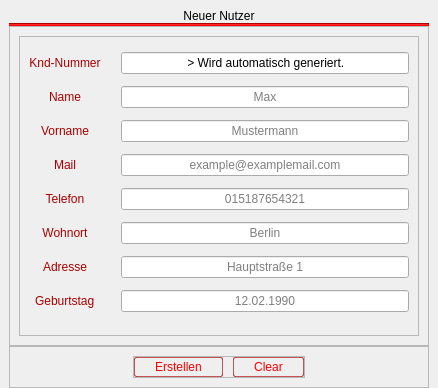
            <widget class="QWidget" name="newUserView">
             <layout class="QVBoxLayout" name="verticalLayout_15">
              <property name="spacing">
               <number>0</number>
              </property>
              <property name="leftMargin">
               <number>9</number>
              </property>
              <property name="topMargin">
               <number>9</number>
              </property>
              <property name="rightMargin">
               <number>9</number>
              </property>
              <property name="bottomMargin">
               <number>0</number>
              </property>
              <item alignment="Qt::AlignTop">
               <widget class="QLabel" name="label_13">
                <property name="styleSheet">
                 <string notr="true">QLabel{
	font: 26pt &quot;Ethnocentric&quot;;
}</string>
                </property>
                <property name="text">
                 <string>Neuer Nutzer</string>
                </property>
                <property name="alignment">
                 <set>Qt::AlignCenter</set>
                </property>
               </widget>
              </item>
              <item>
               <widget class="Line" name="line_3">
                <property name="styleSheet">
                 <string notr="true">background-color: rgb(255, 0, 0);</string>
                </property>
                <property name="orientation">
                 <enum>Qt::Horizontal</enum>
                </property>
               </widget>
              </item>
              <item>
               <widget class="QFrame" name="frame_35">
                <property name="frameShape">
                 <enum>QFrame::StyledPanel</enum>
                </property>
                <property name="frameShadow">
                 <enum>QFrame::Raised</enum>
                </property>
                <layout class="QVBoxLayout" name="verticalLayout_32">
                 <item alignment="Qt::AlignHCenter">
                  <widget class="QFrame" name="frame_13">
                   <property name="sizePolicy">
                    <sizepolicy hsizetype="Expanding" vsizetype="Expanding">
                     <horstretch>0</horstretch>
                     <verstretch>0</verstretch>
                    </sizepolicy>
                   </property>
                   <property name="minimumSize">
                    <size>
                     <width>400</width>
                     <height>300</height>
                    </size>
                   </property>
                   <property name="maximumSize">
                    <size>
                     <width>400</width>
                     <height>300</height>
                    </size>
                   </property>
                   <property name="styleSheet">
                    <string notr="true">QLabel{
	font: 12px &quot;Ethnocentric&quot;;
	color: rgb(170, 0, 0);
}</string>
                   </property>
                   <property name="frameShape">
                    <enum>QFrame::StyledPanel</enum>
                   </property>
                   <property name="frameShadow">
                    <enum>QFrame::Raised</enum>
                   </property>
                   <layout class="QGridLayout" name="gridLayout_2">
                    <property name="horizontalSpacing">
                     <number>20</number>
                    </property>
                    <item row="6" column="1">
                     <widget class="QLineEdit" name="newuserAdressInput">
                      <property name="sizePolicy">
                       <sizepolicy hsizetype="Expanding" vsizetype="Fixed">
                        <horstretch>0</horstretch>
                        <verstretch>0</verstretch>
                       </sizepolicy>
                      </property>
                      <property name="focusPolicy">
                       <enum>Qt::ClickFocus</enum>
                      </property>
                      <property name="maxLength">
                       <number>50</number>
                      </property>
                      <property name="alignment">
                       <set>Qt::AlignCenter</set>
                      </property>
                      <property name="placeholderText">
                       <string>Hauptstraße 1</string>
                      </property>
                     </widget>
                    </item>
                    <item row="7" column="0" alignment="Qt::AlignHCenter">
                     <widget class="QLabel" name="label_24">
                      <property name="text">
                       <string>Geburtstag</string>
                      </property>
                     </widget>
                    </item>
                    <item row="0" column="0">
                     <widget class="QLabel" name="label_17">
                      <property name="text">
                       <string>Knd-Nummer</string>
                      </property>
                      <property name="alignment">
                       <set>Qt::AlignCenter</set>
                      </property>
                     </widget>
                    </item>
                    <item row="6" column="0">
                     <widget class="QLabel" name="label_23">
                      <property name="text">
                       <string>Adresse</string>
                      </property>
                      <property name="alignment">
                       <set>Qt::AlignCenter</set>
                      </property>
                     </widget>
                    </item>
                    <item row="4" column="0">
                     <widget class="QLabel" name="label_21">
                      <property name="text">
                       <string>Telefon</string>
                      </property>
                      <property name="alignment">
                       <set>Qt::AlignCenter</set>
                      </property>
                     </widget>
                    </item>
                    <item row="1" column="1">
                     <widget class="QLineEdit" name="newuserLastNameInput">
                      <property name="sizePolicy">
                       <sizepolicy hsizetype="Expanding" vsizetype="Fixed">
                        <horstretch>0</horstretch>
                        <verstretch>0</verstretch>
                       </sizepolicy>
                      </property>
                      <property name="focusPolicy">
                       <enum>Qt::ClickFocus</enum>
                      </property>
                      <property name="maxLength">
                       <number>20</number>
                      </property>
                      <property name="alignment">
                       <set>Qt::AlignCenter</set>
                      </property>
                      <property name="placeholderText">
                       <string>Max</string>
                      </property>
                     </widget>
                    </item>
                    <item row="4" column="1">
                     <widget class="QLineEdit" name="newuserPhoneInput">
                      <property name="sizePolicy">
                       <sizepolicy hsizetype="Expanding" vsizetype="Fixed">
                        <horstretch>0</horstretch>
                        <verstretch>0</verstretch>
                       </sizepolicy>
                      </property>
                      <property name="focusPolicy">
                       <enum>Qt::ClickFocus</enum>
                      </property>
                      <property name="inputMethodHints">
                       <set>Qt::ImhDigitsOnly</set>
                      </property>
                      <property name="maxLength">
                       <number>15</number>
                      </property>
                      <property name="alignment">
                       <set>Qt::AlignCenter</set>
                      </property>
                      <property name="placeholderText">
                       <string>015187654321</string>
                      </property>
                     </widget>
                    </item>
                    <item row="0" column="1">
                     <widget class="QLineEdit" name="newuserKndNumInput">
                      <property name="sizePolicy">
                       <sizepolicy hsizetype="Expanding" vsizetype="Fixed">
                        <horstretch>0</horstretch>
                        <verstretch>0</verstretch>
                       </sizepolicy>
                      </property>
                      <property name="focusPolicy">
                       <enum>Qt::ClickFocus</enum>
                      </property>
                      <property name="text">
                       <string> &gt; Wird automatisch generiert.</string>
                      </property>
                      <property name="alignment">
                       <set>Qt::AlignCenter</set>
                      </property>
                      <property name="readOnly">
                       <bool>true</bool>
                      </property>
                     </widget>
                    </item>
                    <item row="2" column="1">
                     <widget class="QLineEdit" name="newuserNameInput">
                      <property name="focusPolicy">
                       <enum>Qt::ClickFocus</enum>
                      </property>
                      <property name="maxLength">
                       <number>20</number>
                      </property>
                      <property name="alignment">
                       <set>Qt::AlignCenter</set>
                      </property>
                      <property name="placeholderText">
                       <string>Mustermann</string>
                      </property>
                     </widget>
                    </item>
                    <item row="7" column="1">
                     <widget class="QLineEdit" name="newuserBirthdayInput">
                      <property name="focusPolicy">
                       <enum>Qt::ClickFocus</enum>
                      </property>
                      <property name="alignment">
                       <set>Qt::AlignCenter</set>
                      </property>
                      <property name="placeholderText">
                       <string>12.02.1990</string>
                      </property>
                     </widget>
                    </item>
                    <item row="5" column="0">
                     <widget class="QLabel" name="label_22">
                      <property name="text">
                       <string>Wohnort</string>
                      </property>
                      <property name="alignment">
                       <set>Qt::AlignCenter</set>
                      </property>
                     </widget>
                    </item>
                    <item row="3" column="0">
                     <widget class="QLabel" name="label_19">
                      <property name="text">
                       <string>Mail</string>
                      </property>
                      <property name="alignment">
                       <set>Qt::AlignCenter</set>
                      </property>
                     </widget>
                    </item>
                    <item row="1" column="0">
                     <widget class="QLabel" name="label_15">
                      <property name="text">
                       <string>Name</string>
                      </property>
                      <property name="alignment">
                       <set>Qt::AlignCenter</set>
                      </property>
                     </widget>
                    </item>
                    <item row="5" column="1">
                     <widget class="QLineEdit" name="newuserCityInput">
                      <property name="sizePolicy">
                       <sizepolicy hsizetype="Expanding" vsizetype="Fixed">
                        <horstretch>0</horstretch>
                        <verstretch>0</verstretch>
                       </sizepolicy>
                      </property>
                      <property name="focusPolicy">
                       <enum>Qt::ClickFocus</enum>
                      </property>
                      <property name="maxLength">
                       <number>30</number>
                      </property>
                      <property name="alignment">
                       <set>Qt::AlignCenter</set>
                      </property>
                      <property name="placeholderText">
                       <string>Berlin</string>
                      </property>
                     </widget>
                    </item>
                    <item row="3" column="1">
                     <widget class="QLineEdit" name="newuserMailInput">
                      <property name="sizePolicy">
                       <sizepolicy hsizetype="Expanding" vsizetype="Fixed">
                        <horstretch>0</horstretch>
                        <verstretch>0</verstretch>
                       </sizepolicy>
                      </property>
                      <property name="focusPolicy">
                       <enum>Qt::ClickFocus</enum>
                      </property>
                      <property name="maxLength">
                       <number>35</number>
                      </property>
                      <property name="alignment">
                       <set>Qt::AlignCenter</set>
                      </property>
                      <property name="placeholderText">
                       <string>example@examplemail.com</string>
                      </property>
                     </widget>
                    </item>
                    <item row="2" column="0">
                     <widget class="QLabel" name="label_40">
                      <property name="text">
                       <string>Vorname</string>
                      </property>
                      <property name="alignment">
                       <set>Qt::AlignCenter</set>
                      </property>
                     </widget>
                    </item>
                   </layout>
                  </widget>
                 </item>
                </layout>
               </widget>
              </item>
              <item>
               <widget class="QFrame" name="frame_16">
                <property name="frameShape">
                 <enum>QFrame::StyledPanel</enum>
                </property>
                <property name="frameShadow">
                 <enum>QFrame::Raised</enum>
                </property>
                <layout class="QHBoxLayout" name="horizontalLayout_14">
                 <item alignment="Qt::AlignHCenter|Qt::AlignVCenter">
                  <widget class="QFrame" name="frame_14">
                   <property name="sizePolicy">
                    <sizepolicy hsizetype="MinimumExpanding" vsizetype="MinimumExpanding">
                     <horstretch>0</horstretch>
                     <verstretch>0</verstretch>
                    </sizepolicy>
                   </property>
                   <property name="styleSheet">
                    <string notr="true">QPushButton{
	border: 1px solid rgba(170, 0, 0,165);
	padding: 2px 20px;
	border-radius: 2%;
	color: rgb(255, 0, 0)
}

QPushButton::Hover{
	border: 1.4px solid rgb(255, 0, 0);
	background-color: qlineargradient(spread:pad, x1:0, y1:0, x2:1, y2:1, stop:0 rgba(255, 0, 0, 70), stop:1 rgba(65, 0, 0, 70));
	
}

QPushButton::Pressed{
	border: 1.4px solid;
	background-color: qlineargradient(spread:pad, x1:0, y1:0, x2:1, y2:1, stop:0  rgba(65, 0, 0, 255), stop:1 rgba(255, 0, 0, 255));
	border-color: rgb(255, 0, 0);
	color: #FFF;
}</string>
                   </property>
                   <property name="frameShape">
                    <enum>QFrame::StyledPanel</enum>
                   </property>
                   <property name="frameShadow">
                    <enum>QFrame::Raised</enum>
                   </property>
                   <layout class="QHBoxLayout" name="horizontalLayout_13">
                    <property name="spacing">
                     <number>10</number>
                    </property>
                    <property name="leftMargin">
                     <number>0</number>
                    </property>
                    <property name="topMargin">
                     <number>0</number>
                    </property>
                    <property name="rightMargin">
                     <number>0</number>
                    </property>
                    <property name="bottomMargin">
                     <number>0</number>
                    </property>
                    <item alignment="Qt::AlignHCenter">
                     <widget class="QPushButton" name="newuserCreateBtn">
                      <property name="text">
                       <string>Erstellen</string>
                      </property>
                     </widget>
                    </item>
                    <item alignment="Qt::AlignHCenter">
                     <widget class="QPushButton" name="newuserClearBtn">
                      <property name="text">
                       <string>Clear</string>
                      </property>
                     </widget>
                    </item>
                   </layout>
                  </widget>
                 </item>
                </layout>
               </widget>
              </item>
             </layout>
            </widget>
